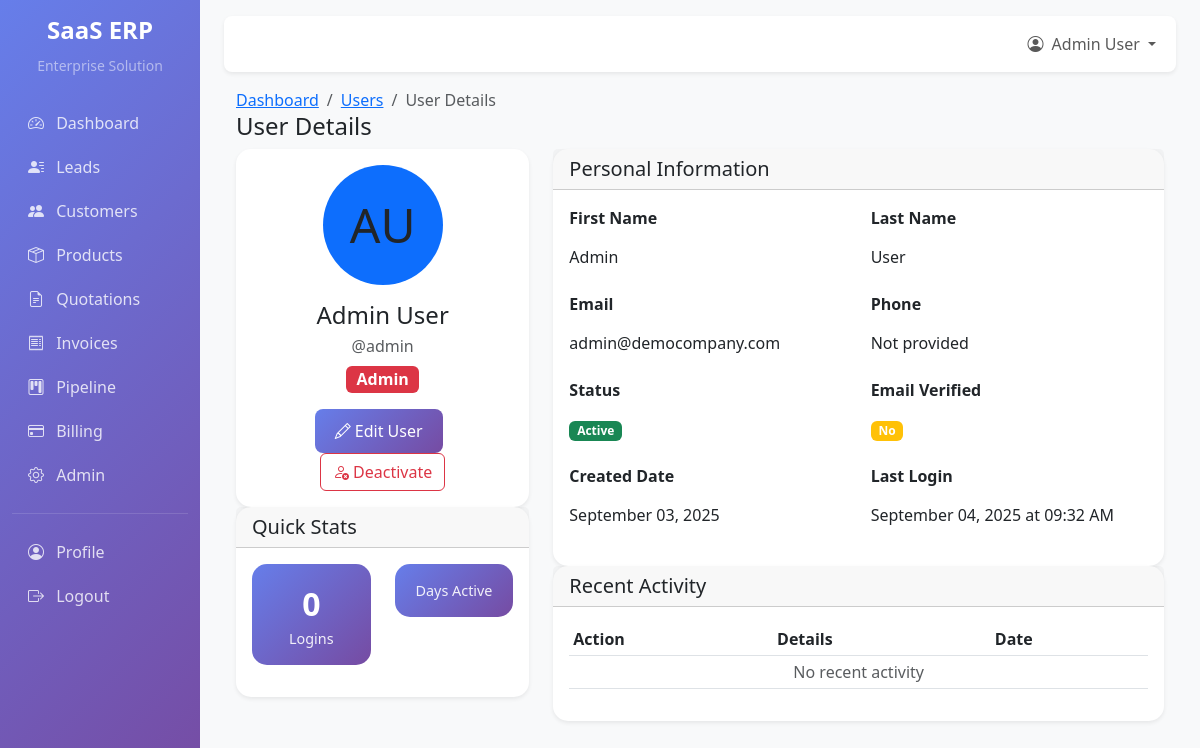
Before: /admin/users/1 (signed in) with the older database file.
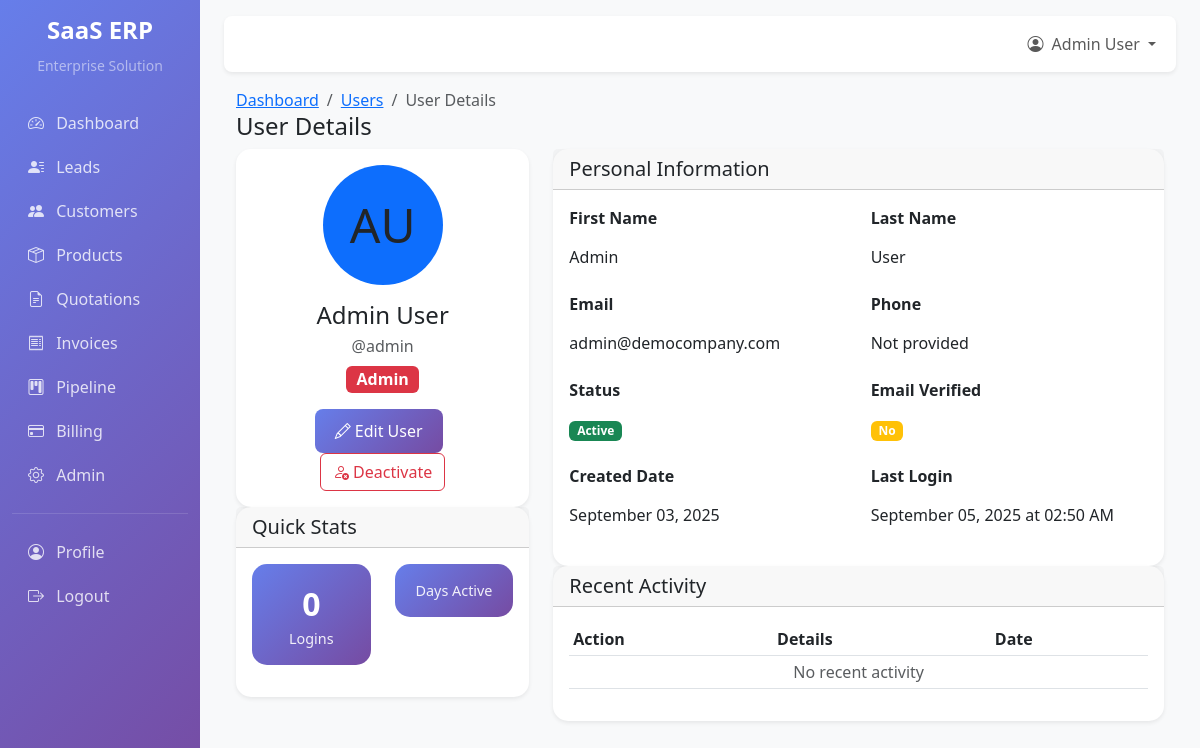
After: the same page with the newer database file.
### app/models.py (models this page shows, shortened)
class User(UserMixin, db.Model):
    __tablename__ = 'users'
    id = db.Column(db.Integer, primary_key=True)
    company_id = db.Column(db.Integer, db.ForeignKey('companies.id'), nullable=False)
    email = db.Column(db.String(120), unique=True, nullable=False)
    username = db.Column(db.String(80), unique=True, nullable=False)
    first_name = db.Column(db.String(50), nullable=False)
    last_name = db.Column(db.String(50), nullable=False)
    password_hash = db.Column(db.String(255), nullable=False)
    role = db.Column(db.Enum(UserRole), default=UserRole.SALES_EXECUTIVE)
    phone = db.Column(db.String(20))
    avatar_url = db.Column(db.String(500))
    is_active = db.Column(db.Boolean, default=True)
    last_login = db.Column(db.DateTime)
    created_at = db.Column(db.DateTime, default=datetime.utcnow)
    updated_at = db.Column(db.DateTime, default=datetime.utcnow, onupdate=datetime.utcnow)
    leads_assigned = db.relationship('Lead', backref='assigned_to', lazy='dynamic')
    tasks_assigned = db.relationship('Task', backref='assigned_to', lazy='dynamic')
    activities = db.relationship('Activity', backref='user', lazy='dynamic')
    def get_full_name(self):
        return f"{self.first_name} {self.last_name}"

### app/admin.py (the view)
@admin_bp.route('/users/<int:user_id>')
@login_required
def view_user(user_id):
    if current_user.role not in [UserRole.ADMIN, UserRole.MANAGER]:
        flash('You do not have permission to view user details.', 'error')
        return redirect(url_for('admin.users'))
    user = User.query.filter_by(
        id=user_id, company_id=current_user.company.id
    ).first_or_404()
    user_stats = {
        'leads_assigned': Lead.query.filter_by(assigned_to_id=user.id).count(),
        'customers_converted': Customer.query.filter_by(company_id=user.company_id).count(),
        'activities_logged': Activity.query.filter_by(user_id=user.id).count(),
        'tasks_assigned': Task.query.filter_by(assigned_to_id=user.id).count()
    }
    recent_activities = Activity.query.filter_by(
        company_id=user.company_id, user_id=user.id
    ).order_by(desc(Activity.created_at)).limit(10).all()
    return render_template('admin/user_detail.html',
                         user=user,
                         user_stats=user_stats,
                         recent_activities=recent_activities,
                         title=f'User: {user.get_full_name()}')

### app/auth.py (called while the page is built)
@login_manager.user_loader
def load_user(user_id):
    try:
        user_id_int = int(user_id)
        return User.query.get(user_id_int)
    except (ValueError, TypeError):
        user = User.query.filter_by(username=user_id).first()
        if not user:
            user = User.query.filter_by(email=user_id).first()
        return user

### templates/admin/user_detail.html (shortened to what the changed rows need)
{% extends "base.html" %}
{% block content %}
<div class="container-fluid">
    <div class="row">
        <div class="col-lg-4">
            <div class="card">
                <div class="card-body text-center">
                    <div class="avatar-lg mx-auto mb-3">
                        {% if user.avatar_url %}
                            <img src="{{ user.avatar_url }}" class="rounded-circle img-thumbnail" alt="Avatar" style="width: 120px; height: 120px;">
                        {% else %}
                            <div class="avatar-title rounded-circle bg-primary mx-auto" style="width: 120px; height: 120px; line-height: 120px; font-size: 3rem;">
                                {{ user.first_name[0] }}{{ user.last_name[0] }}
                            </div>
                        {% endif %}
                    </div>
                    <h4 class="mb-1">{{ user.get_full_name() }}</h4>
                    <p class="text-muted mb-2">@{{ user.username }}</p>
                    <span class="badge bg-{{ 'danger' if user.role.value == 'admin' else 'warning' if user.role.value == 'manager' else 'info' }} fs-6">
                        {{ user.role.value.replace('_', ' ').title() }}
                    </span>
                    <div class="mt-3">
                        <a href="{{ url_for('admin.edit_user', user_id=user.id) }}" class="btn btn-primary me-2">
                        </a>
                        {% if user.is_active %}
                            <button class="btn btn-outline-danger" onclick="deactivateUser({{ user.id }})">
                            </button>
                        {% else %}
                            <button class="btn btn-outline-success" onclick="activateUser({{ user.id }})">
                                <i class="bi bi-person-check me-1"></i>Activate
                            </button>
                        {% endif %}
                    </div>
                </div>
            </div>
        </div>
        <div class="col-lg-8">
            <div class="card">
                <div class="card-body">
                    <div class="row">
                        <div class="col-md-6">
                            <div class="mb-3">
                                <label class="form-label fw-bold">First Name</label>
                                <p class="form-control-plaintext">{{ user.first_name }}</p>
                            </div>
                        </div>
                        <div class="col-md-6">
                            <div class="mb-3">
                                <label class="form-label fw-bold">Last Name</label>
                                <p class="form-control-plaintext">{{ user.last_name }}</p>
                            </div>
                        </div>
                    </div>
                    <div class="row">
                        <div class="col-md-6">
                            <div class="mb-3">
                                <label class="form-label fw-bold">Email</label>
                                <p class="form-control-plaintext">{{ user.email }}</p>
                            </div>
                        </div>
                        <div class="col-md-6">
                            <div class="mb-3">
                                <label class="form-label fw-bold">Phone</label>
                                <p class="form-control-plaintext">{{ user.phone or 'Not provided' }}</p>
                            </div>
                        </div>
                    </div>
                    <div class="row">
                        <div class="col-md-6">
                            <div class="mb-3">
                                <p class="form-control-plaintext">
                                    <span class="badge bg-{{ 'success' if user.is_active else 'danger' }}">
                                        {{ 'Active' if user.is_active else 'Inactive' }}
                                    </span>
                                </p>
                            </div>
                        </div>
                    </div>
                    <div class="row">
                        <div class="col-md-6">
                            <div class="mb-3">
                                <label class="form-label fw-bold">Created Date</label>
                                <p class="form-control-plaintext">{{ user.created_at.strftime('%B %d, %Y') if user.created_at else 'N/A' }}</p>
                            </div>
                        </div>
                        <div class="col-md-6">
                            <div class="mb-3">
                                <label class="form-label fw-bold">Last Login</label>
                                <p class="form-control-plaintext">{{ user.last_login.strftime('%B %d, %Y at %I:%M %p') if user.last_login else 'Never' }}</p>
                            </div>
                        </div>
                    </div>
                </div>
            </div>
            <div class="card">
                <div class="card-body">
                    <div class="table-responsive">
                        <table class="table table-sm">
                            <thead>
                                <tr>
                                    <th>Action</th>
                                    <th>Details</th>
                                    <th>Date</th>
                                </tr>
                            </thead>
                        </table>
                    </div>
                </div>
            </div>
        </div>
    </div>
</div>
{% endblock %}

### templates/base.html (shortened to what the changed rows need)
<!DOCTYPE html>
<html lang="en">
<head>
    <link href="https://cdn.jsdelivr.net/npm/bootstrap@5.3.0/dist/css/bootstrap.min.css" rel="stylesheet">
    <link href="https://cdn.jsdelivr.net/npm/bootstrap-icons@1.10.0/font/bootstrap-icons.css" rel="stylesheet">
</head>
<body>
    <div class="container-fluid">
        <div class="row">
            <main class="col-md-9 ms-sm-auto col-lg-10 px-md-4 main-content">
                <nav class="navbar navbar-expand-lg navbar-light bg-white shadow-sm rounded-3 my-3">
                    <div class="container-fluid">
                        <div class="navbar-nav ms-auto">
                            {% if current_user.is_authenticated %}
                            <div class="nav-item dropdown">
                                <a class="nav-link dropdown-toggle" href="#" role="button" data-bs-toggle="dropdown">
                                    <i class="bi bi-person-circle me-1"></i>
                                    {{ current_user.first_name }} {{ current_user.last_name }}
                                </a>
                            </div>
                            {% else %}
                            <a class="nav-link" href="{{ url_for('auth.login') }}">Login</a>
                            {% endif %}
                        </div>
                    </div>
                </nav>
                {% block content %}{% endblock %}
            </main>
        </div>
    </div>
</body>
</html>

Changed rows visible on the page:
changed User "Admin User": last_login "September 04, 2025 at 09:32 AM" → "September 05, 2025 at 02:50 AM"
